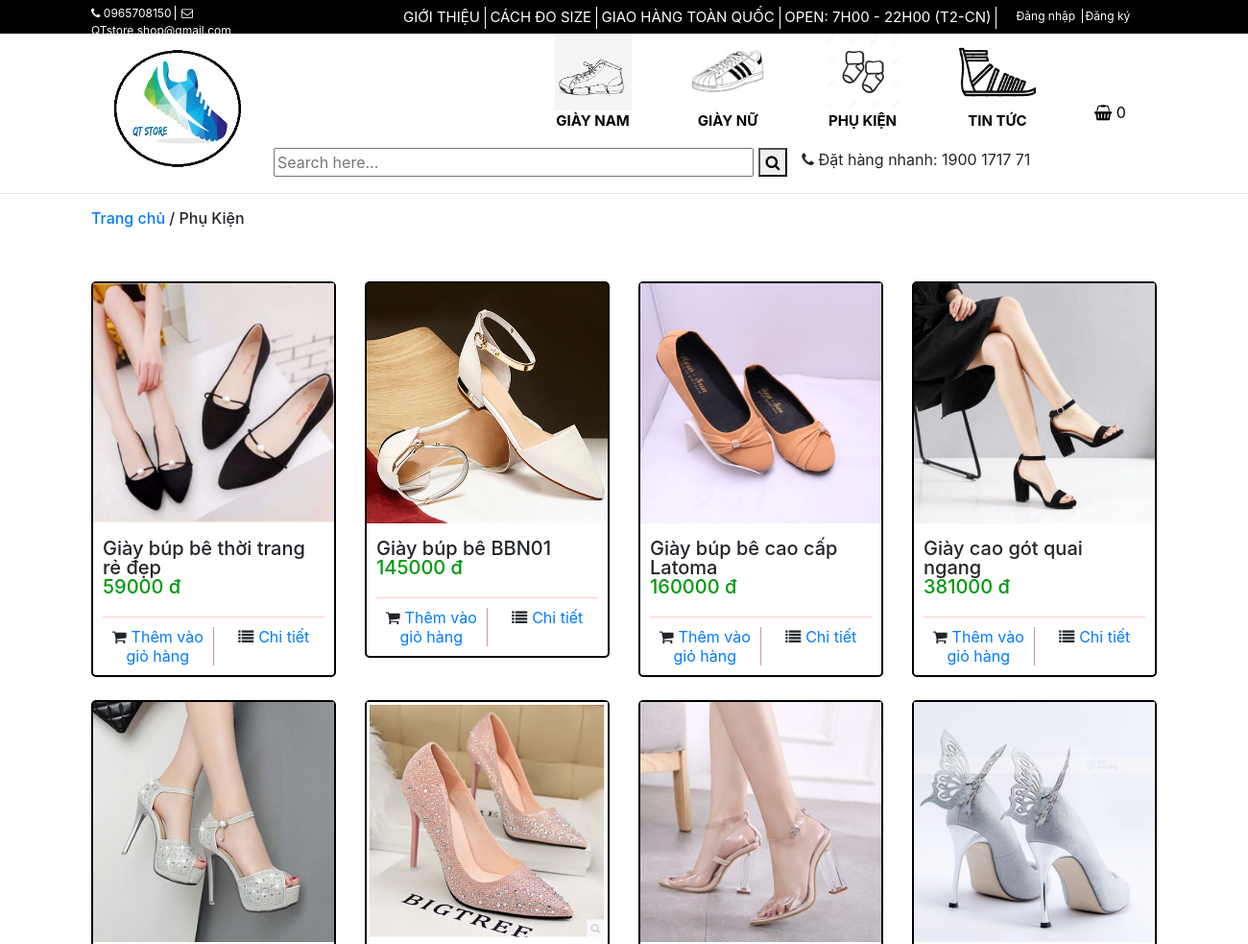
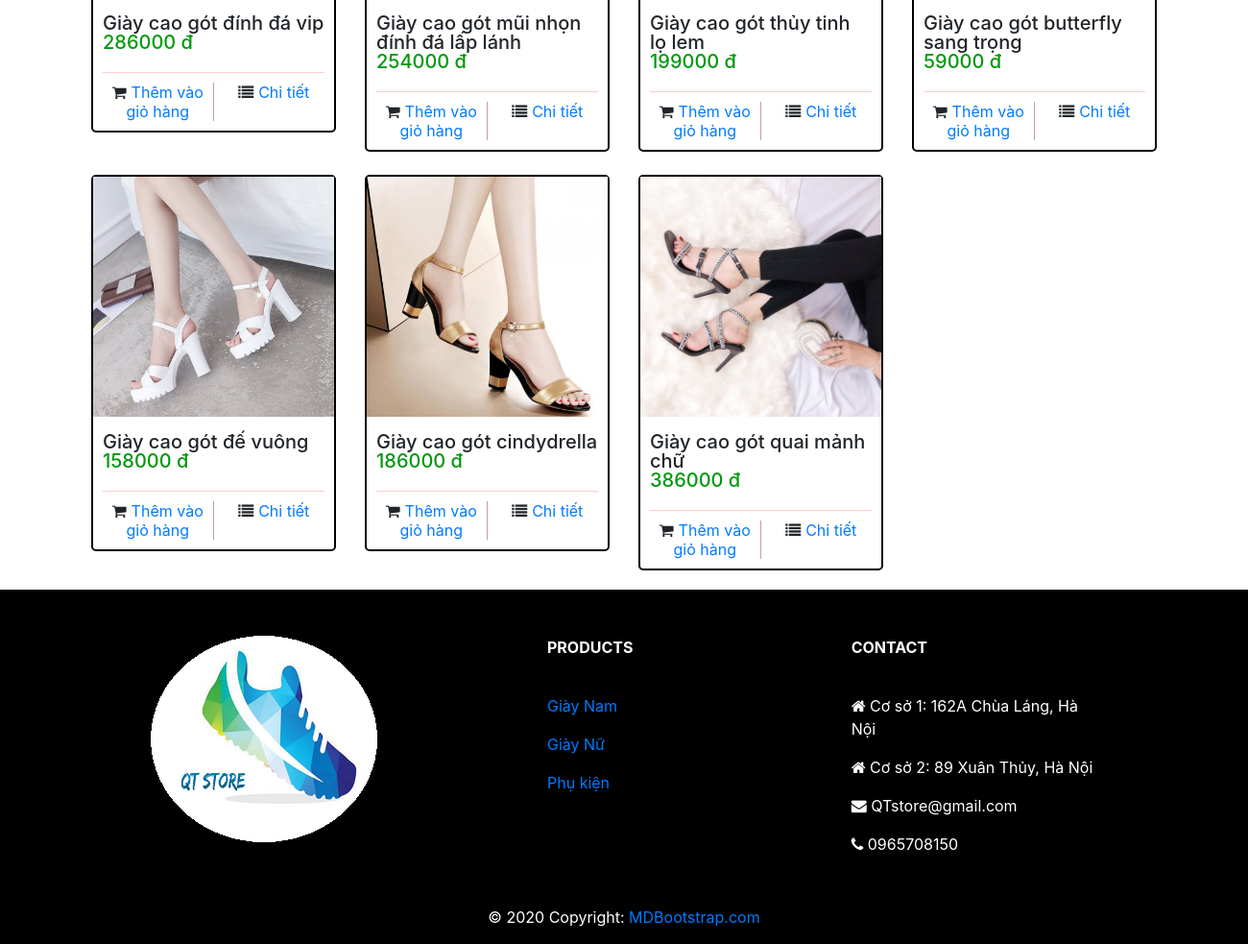
/products.php, run on the app's committed database (2 pictures, top to bottom).
### tables this page shows
CREATE TABLE `products` (
  `id` int(11) NOT NULL,
  `name` varchar(255) NOT NULL,
  `category_id` int(11) NOT NULL,
  `image` varchar(255) DEFAULT NULL,
  `decription` text DEFAULT NULL,
  `price` float NOT NULL,
  `created` timestamp NULL DEFAULT current_timestamp(),
  `quantity` int(11) NOT NULL
);

### products.php (the view, shortened to what this page needs)
<?php
  include "includes/dbconnection.php";
?>
<!doctype html>
<html lang="en">
<head>
<?php
if ($_GET['name'] == 'giay-nam'){
    $name = 'Giày Nam';
}
else if ($_GET['name'] == 'giay-nu')
{
    $name ="Giày Nữ";
}
else{
    $name='Phụ Kiện';
}
?>
    <link rel="stylesheet" href="css/style-index.css">
    <link rel="stylesheet" href="https://stackpath.bootstrapcdn.com/bootstrap/4.3.1/css/bootstrap.min.css"
>
    <link rel="stylesheet" href="https://maxcdn.bootstrapcdn.com/font-awesome/4.7.0/css/font-awesome.min.css">
</head>
<body>
    <?php
    include "includes/top-header.php";
    include 'includes/header.php';
    ?>
    <hr>
    <div class="container">
        <div class="name-page">
            <h6><a href="index.php">Trang chủ</a><span> / <?php echo $name;?> </span></h6>
        </div>
        <br>
        <?php
            $select1='SELECT p.*, c.categoryName FROM products AS p, categories AS c WHERE p.category_id= c.id AND c.categoryName LIKE "'.$name.'" ';
            $result1=mysqli_query($con, $select1);
        ?>
        <div class="row">
            <?php  while($row1=mysqli_fetch_array($result1)){?>
            <div class="col-sm-3">
                <br>
                <div class="col-item">
                    <div class="photo">
                        <img src="image-product/<?php echo htmlentities($row1['category_id']);?>/<?php echo htmlentities($row1['image']);?> "
                            class="img-responsive" style="width:100%; height:250px" alt="a" />
                    </div>
                    <div class="info">
                        <div class="row">
                            <div class="price col-md-12">
                                <h5>
                                    <?php echo htmlentities($row1['name']);?>
                                </h5>
                                <h5 class="price-text-color">
                                    <?php echo htmlentities($row1['price']);?> đ
                                </h5>
                            </div>
                        </div>
                    </div>
                    <div class="info">
                        <div class="separator clear-left">
                            <p class="btn-add">
                                <i class="fa fa-shopping-cart"></i><a href="products.php?page=product&action=add&id=<?php echo $row1['id']; ?>&name=<?php echo $_GET['name']?>" class="hidden-sm">Thêm vào giỏ
                                    hàng</a>
                            </p>
                            <p class="btn-details">
                                <i class="fa fa-list"></i><a href="detail.php?quanly=detail&id=<?php echo $row1['id']?>"
                                    class="hidden-sm">Chi
                                    tiết</a>
                            </p>
                        </div>
                        <div class="clearfix">
                        </div>
                    </div>
                </div>
            </div>
            <?php }?>
        </div>
    </div>
    <?php include 'includes/footer.php';?>
</body>
</html>

### css/style-index.css (style rules this page uses)
a { color: white; }
.col-item { border: 2px solid black; border-radius: 5px; background: #FFF; }
.col-item .photo img { margin: 0 auto; width: 100%; }
.col-item .info { padding: 10px; border-radius: 0 0 5px 5px; margin-top: 1px; }
.col-item .price { float: left; margin-top: 5px; }
.col-item .price h5 { line-height: 20px; margin: 0; }
.price-text-color { color: #00990E; }
.col-item .separator { border-top: 1px solid #FFCCCC; }
.clear-left { clear: left; }
.col-item .separator p { line-height: 20px; margin-bottom: 0; margin-top: 10px; text-align: center; }
.col-item .separator p i { margin-right: 5px; }
.col-item .btn-add { width: 50%; float: left; }
.col-item .btn-add { border-right: 1px solid #CC9999; }
.col-item .btn-details { width: 50%; float: left; padding-left: 10px; }
.name-page { display: flex; }

### data on the page
products: image (picture), name "Giày búp bê thời trang rẻ đẹp", price "59000"
products: image (picture), name "Giày búp bê BBN01", price "145000"
products: image (picture), name "Giày búp bê cao cấp Latoma", price "160000"
products: image (picture), name "Giày cao gót quai ngang", price "381000"
products: image (picture), name "Giày cao gót đính đá vip", price "286000"
products: image (picture), name "Giày cao gót mũi nhọn đính đá lấp lánh", price "254000"
products: image (picture), name "Giày cao gót thủy tinh lọ lem", price "199000"
products: image (picture), name "Giày cao gót butterfly sang trọng", price "59000"
products: image (picture), name "Giày cao gót đế vuông", price "158000"
products: image (picture), name "Giày cao gót cindydrella", price "186000"
products: image (picture), name "Giày cao gót quai mảnh chữ", price "386000"

### other printed values
$totalquantity "0"
$name "Phụ Kiện"
